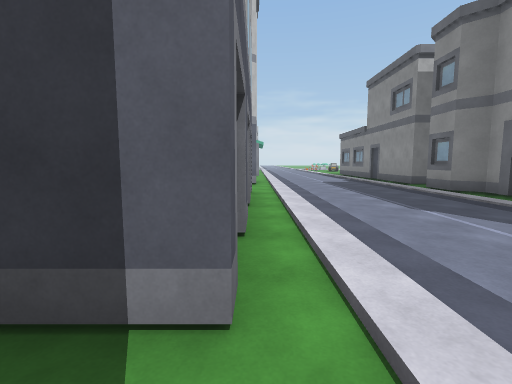
view 1 (above)

24 first-person views from a walk through a scene from a Unity 3-D project. The camera is 1.5 m above the floor, tilts 6° down and sees 85° across. The floor is counted in squares, 2 m on a side. Each view is taken from the middle of a square. On the plan, view 1 faces up. The plan holds only what a view shows up to about 10 squares ahead; the rest is blank. The place goes on beyond the plan. Surface patterns are stand-ins for the level's own textures.

view 2
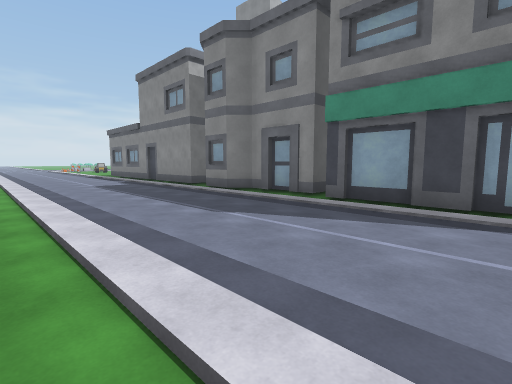

view 3
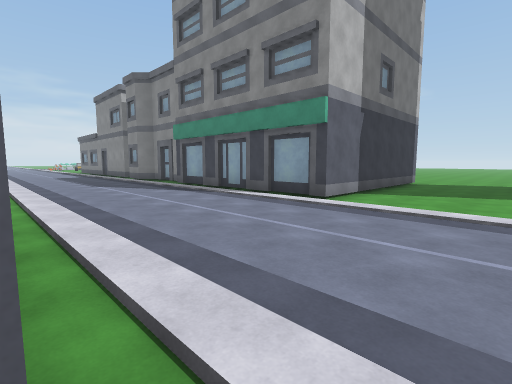

view 4
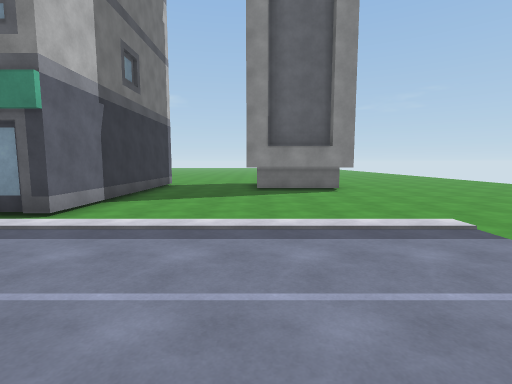

view 5
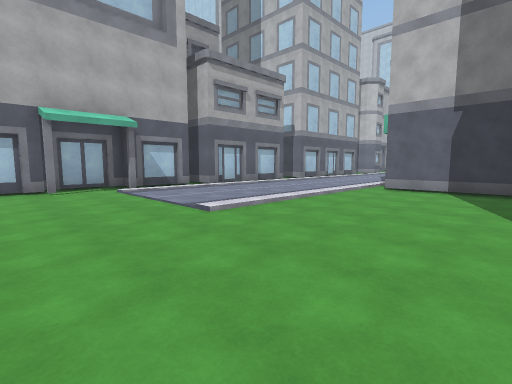

view 6
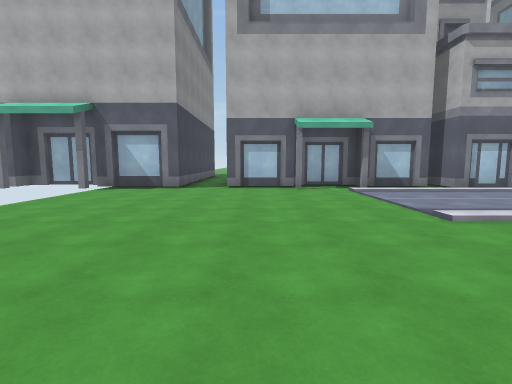

view 7
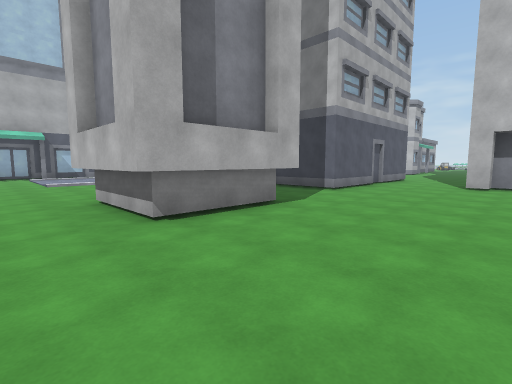

view 8
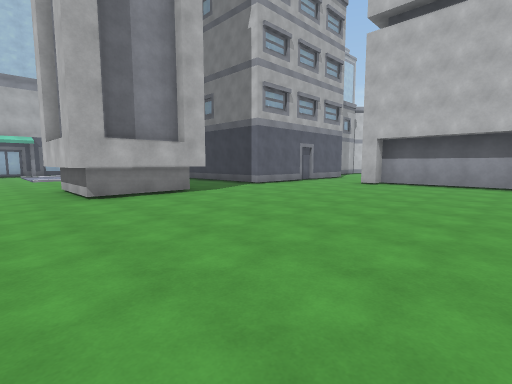

view 9
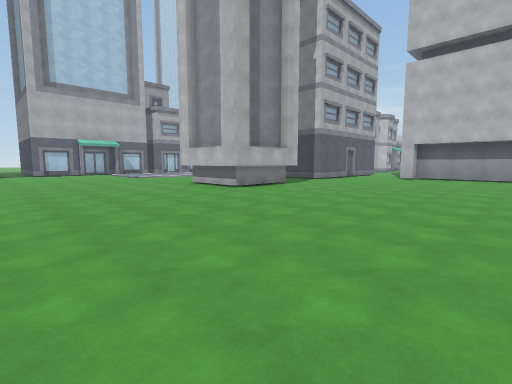

view 10
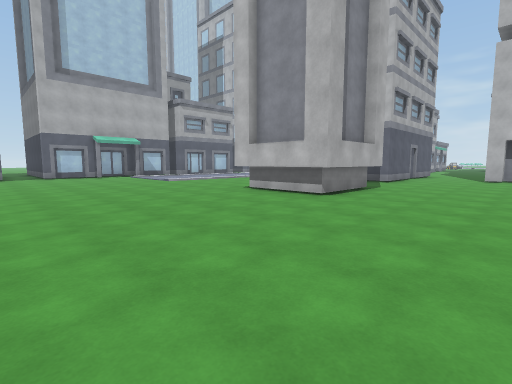

view 11
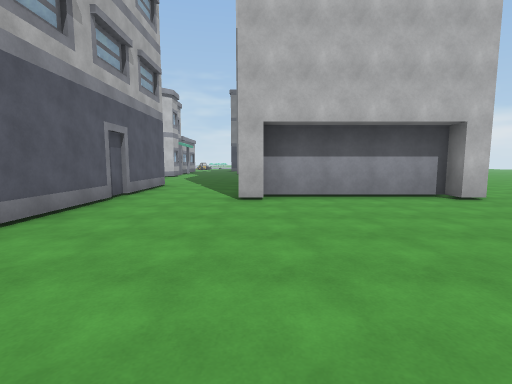

view 12
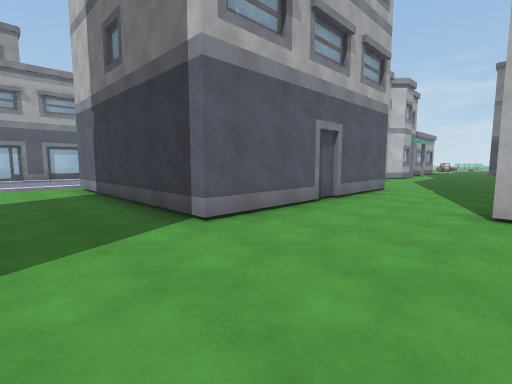

view 13
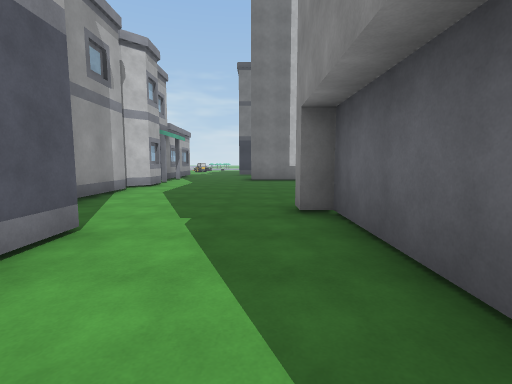

view 14
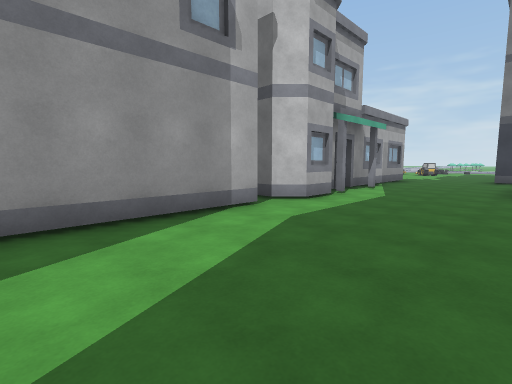

view 15
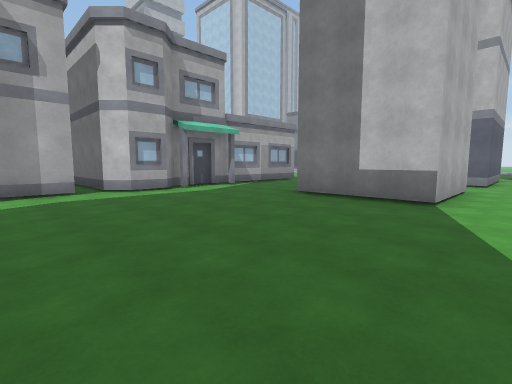

view 16
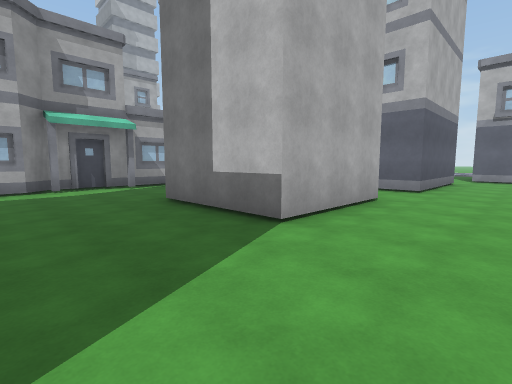

view 17
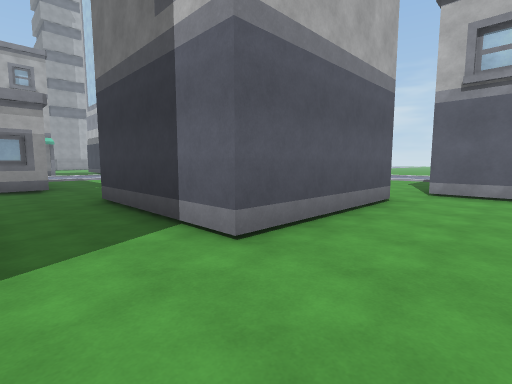

view 18
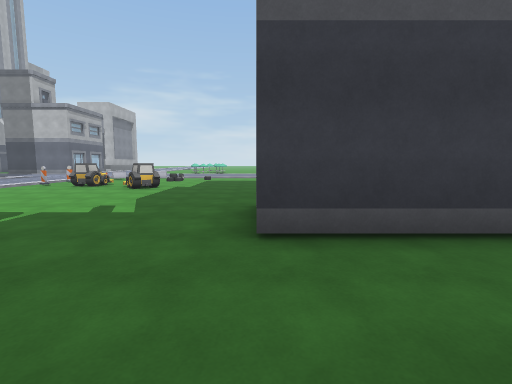

view 19
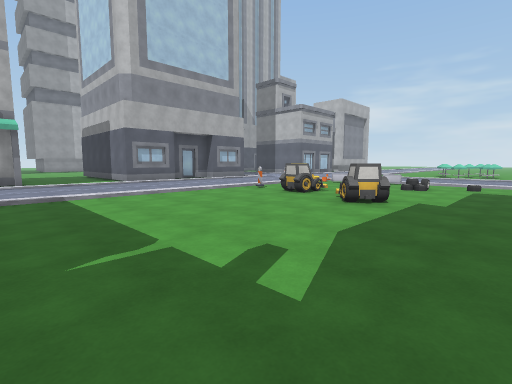

view 20
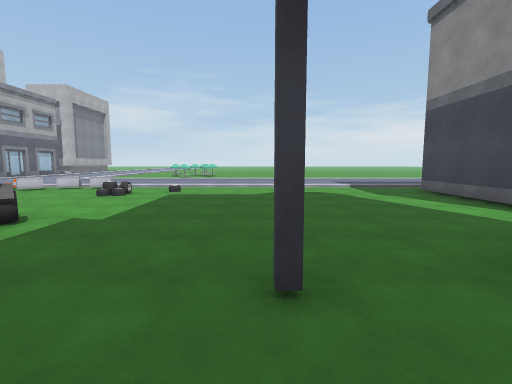

view 21
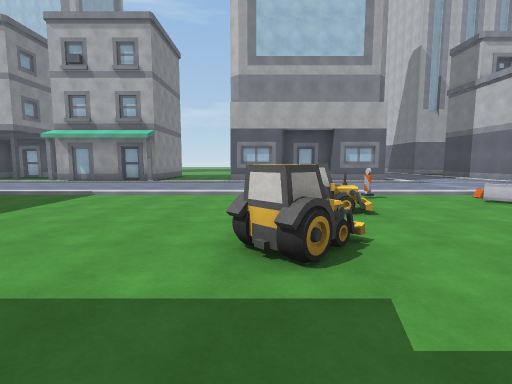

view 22
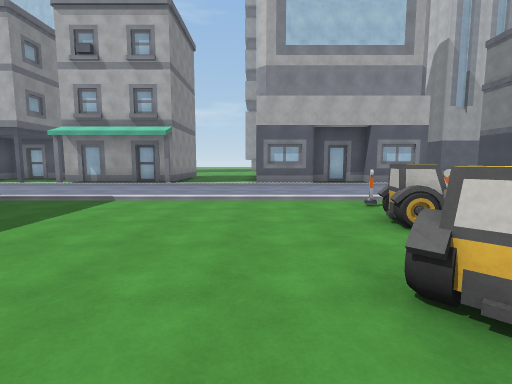

view 23
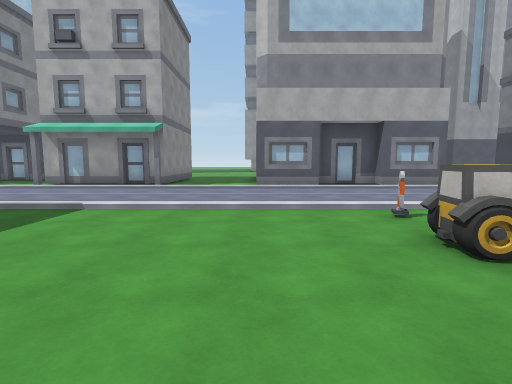

view 24
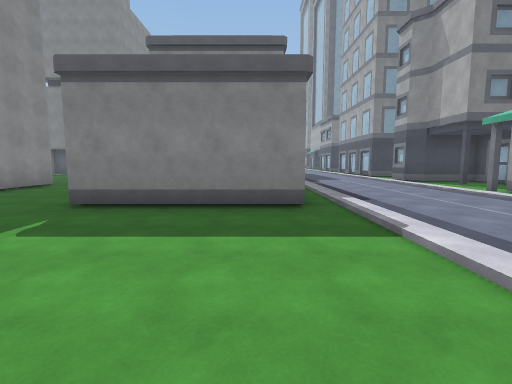

### Floor plan
Key: @ floor where view 1 was taken; # wall or solid block; x gap in a wall; . floor; / step, stairs or slope; B building; A barrier; O other object.
Columns run from 3 left of view 1 to 18 right of it. Each row starts with its distance up from view 1.
 30     ...    ..... ....
 29     ....   ..... ....
 28    #....OAA/.... ....
 27    #........O.......BB
 26   ##................
 25   #.................
 24   ##....#.OO........
 23    #.......OO.........
 22    #...........#..B...
 21     .............  #..
 20     ............   #..
 19   #B...........    #..
 18   # ...........#####..
 17   # .....####.........
 16   # .....   B.........
 15    B.....   #...   ...
 14   ......    B...## ...
 13  .B.....    #...B##...
 12 #.......    #.........
 11    .....    #.........
 10    B....    #.........
  9    ......   .........
  8    .....#   #........
  7   #.....##  #........
  6   #......#  #.....
  5   #......#  B....#
  4    ......     #...
  3    #.....     #...
  2   ##....B     #...
  1   .......     B..B####
  0    @....B     #.......
 -1     .....     #.......
 -2     .....######.......
 -3   ##..................
 -4   #B..................
 -5   #.........B #.......
 -6   # ........###.......
 -7   ##........B##.......
 -8   #...................
 -9   ##..................
-10   #...................
-11  .....................
-12  .....................
-13  ##...................
-14   #.....
-15   #x

Positions as (right, up) in squares from view 1, and headings:
1: (0, 0), facing up
2: (0, 1), facing up-right
3: (0, -5), facing up-right
4: (1, -5), facing right
5: (8, -10), facing up-left
6: (8, -10), facing left
7: (15, -9), facing up-left
8: (18, -9), facing up-left
9: (18, -13), facing up-left
10: (15, -13), facing up-left
11: (14, -5), facing up
12: (14, -4), facing up-left
13: (13, 1), facing up
14: (13, 5), facing up-left
15: (17, 7), facing up-left
16: (18, 10), facing up-left
17: (18, 16), facing up-left
18: (12, 15), facing up
19: (11, 18), facing up-left
20: (12, 20), facing up
21: (11, 23), facing left
22: (10, 22), facing left
23: (9, 22), facing left
24: (6, 22), facing down
